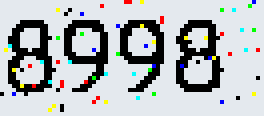
#> input picture ocr/img.gif, 66 x 29 px (shown 4 times larger)
$ python ocr.py   (Python 2 division)
#> lines starting #> are read from the running program, lines starting #| are printed output that depends on the picture
#> in test_samples, img is the input picture: PIL image 66x29 P; mean R, G, B 178.4, 182.6, 184.7
# -*- coding: utf-8 -*-

import csv
import string
from PIL import Image
import pytesseract

def RGBTo32bitInt(r, g, b):
    return int('%02x%02x%02x' % (r, g, b), 16)

def ocr(img):
    # 获取图片的像素数组
    pixdata = img.load()
    colors = {}
    # 统计字符颜色像素情况
    for y in range(img.size[1]):
        for x in range(img.size[0]):
            if colors.has_key(pixdata[x,y]):
                colors[pixdata[x, y]] += 1
            else:
                colors[pixdata[x,y]] = 1

    # 排名第一的是背景色，第二的是主要颜色
    colors = sorted(colors.items(), key=lambda d:d[1], reverse=True)
    significant = colors[1][0]
#> significant = 1
    for y in range(img.size[1]):
        for x in range(img.size[0]):
            if pixdata[x,y] != significant:
                pixdata[x,y] = RGBTo32bitInt(255,255,255)
            else:
                pixdata[x, y] = RGBTo32bitInt(0,0,0)
    img.save('bw.png')
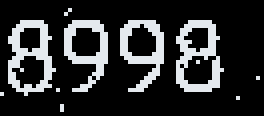
#> saved as bw.png: PIL image 66x29 P (shown 4 times larger); mean R, G, B 46.6, 47.6, 48.6
    # threshold the image to ignore background and keep text
    # gray = img.convert('L')
    # bw = gray.point(lambda x: 0 if x < 1 else 255, '1')
    # bw.save('captcha_gray.png')
#> (the run stopped early here; a loop or call above may not have finished)
